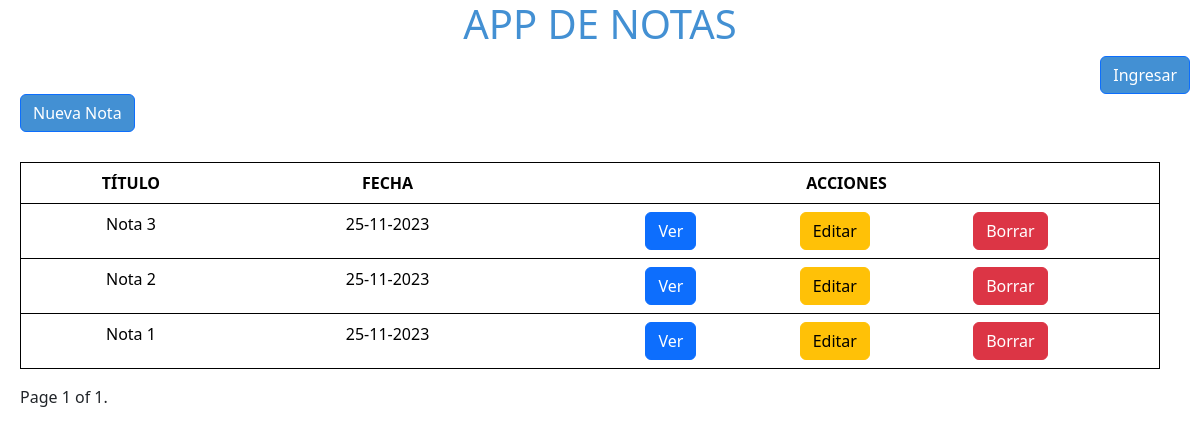
The app's page /, older data.
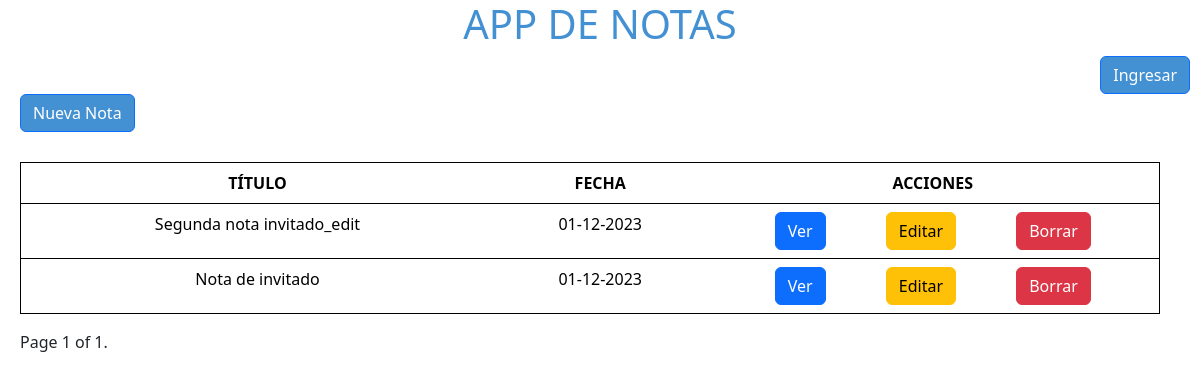
The same page, newer data.
### notes/models.py (models this page shows, shortened)
class Note(models.Model):
    title = models.CharField(max_length=30)
    note_body = models.CharField(max_length=200)
    creation_date = models.DateTimeField()
    ref_user = models.ForeignKey(User, on_delete=models.CASCADE, null=True)

### notes/views.py (the view)
# urls.py: path('', views.notesPage, name='notesPage'),
def notesPage(request):
    if request.user.is_authenticated:
        notes_list = Note.objects.filter(ref_user=request.user).order_by('creation_date').reverse()
    else:
        notes_list = Note.objects.filter(ref_user__isnull=True).order_by('creation_date').reverse()
    paginator = Paginator(notes_list, 5)
    page_number = request.GET.get('page', 1)
    page_obj = paginator.get_page(page_number)
    template = loader.get_template("mostrarNotas.html")
    context = {"page_obj": page_obj}
    return HttpResponse(template.render(context, request))

### notes/templates/mostrarNotas.html (shortened to what this page needs)
{% extends 'base.html' %}
{% load static %}
{% block body %}
    <body>
        <div class="main-container">
            <div id="title-container">
                <h1 id='title'>APP DE NOTAS</h1>
            </div>
            <div id="in-out-container">
                {% if user.is_authenticated %}
                <a href="{% url 'logout' %}"  id="in-out-btn" class="btn btn-primary">Salir</a>
                {% else %}
                <a href="{% url 'login' %}"  id="in-out-btn" class="btn btn-primary">Ingresar</a>
                {% endif %}
            </div>
            <div id="new-note-container">
                <a href="{% url 'createNotePage' %}"  id="new-note-btn" class="btn btn-primary">Nueva Nota</a>
            </div>
            <div id="notes-container">
                <table class="table">
                    <thead>
                        <tr>
                            <th scope="col">TÍTULO</th>
                            <th scope="col">FECHA</th>
                            <th scope="col">ACCIONES</th>
                        </tr>
                    </thead>
                    <tbody>
                        {% for note in page_obj %}
                        <tr>
                            <td>{{ note.title }}</td>
                            <td>{{note.creation_date|date:"d-m-Y"}} </td>
                            <td>
                                <div class="actions-container">
                                <a href="{% url 'viewNotePage' note.id page_obj.number %}" class="btn btn-primary">Ver</a> <a href="{% url 'editNotePage' note.id %}" class="btn btn-warning">Editar</a> <a href="{% url 'deleteNotePage' note.id %}" class="btn btn-danger">Borrar</a></td>
                                </div>
                        </tr>
                        {% endfor %}
            <div class="pagination pag">
                <span class="step-links">
                    <span class="current">
                        Page {{ page_obj.number }} of {{ page_obj.paginator.num_pages }}.
                    </span>
                </span>
            </div>
    </body>
{% endblock body %}

### notes/templates/base.html (shortened to what this page needs)
{% load static %}
<!DOCTYPE html>
<html lang="en">
<head>
    <link rel="stylesheet" href="{% static '/css/bootstrap.min.css' %}" / defer>
    <link rel="stylesheet" href="{% static '/css/notesPage.css' %}" defer>
</head>
{% block body %}
{% endblock body %}
</html>

### static/css/notesPage.css (style rules this page uses)
.main-container { display: flex; flex-direction: column; }
#title-container { display: flex; width: 100%; justify-content: center; }
#title-container > h1 { color: rgb(67, 144, 211); }
#in-out-container { display: flex; width: 100%; justify-content: flex-end; }
#in-out-btn, #new-note-btn { border-radius: 6px; background-color: rgb(67, 144, 211); color: white; }
#in-out-btn { margin-right: 10px; }
#new-note-btn, .table { margin-left: 20px; }
.table { border: 1px solid black; width: 95%; margin-top: 30px; text-align: center; }
.actions-container { display: flex; justify-content: space-evenly; }
.pagination { margin-left: 20px; }

Row changes from the older to the newer data that the page shows:
removed Note: title "Nota 3", creation_date "25-11-2023"
removed Note: title "Nota 2", creation_date "25-11-2023"
removed Note: title "Nota 1", creation_date "25-11-2023"
added Note: title "Segunda nota invitado_edit", creation_date "01-12-2023"
added Note: title "Nota de invitado", creation_date "01-12-2023"
